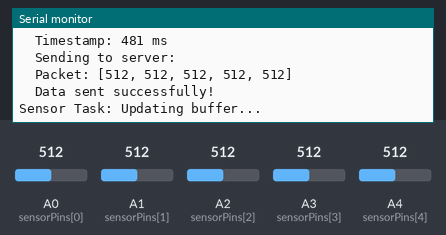
A sketch run on a simulated Arduino Uno, built with avr-gcc and run on an emulated ATmega328P. Shown: the last lines printed to the serial monitor. The test bench sets the inputs (shaded band); at power-on: A0 (sensorPins[0]) = 512, A1 (sensorPins[1]) = 512, A2 (sensorPins[2]) = 512, A3 (sensorPins[3]) = 512, A4 (sensorPins[4]) = 512.

Above: at 1.2 s.
1.3 s: A0 (sensorPins[0]) set to 111
At 2.22 s:
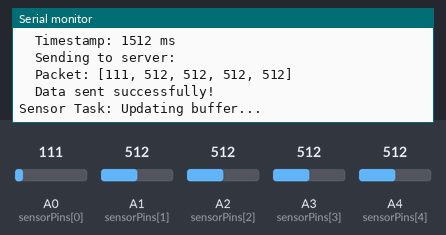
2.8 s: A0 (sensorPins[0]) set to 90
At 3.75 s:
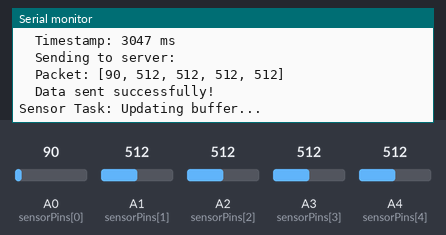
5.9 s: A1 (sensorPins[1]) set to 105
At 6.81 s:
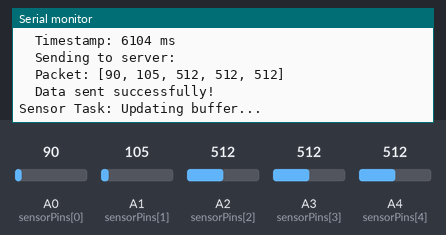
9.0 s: A1 (sensorPins[1]) set to 89
At 9.86 s:
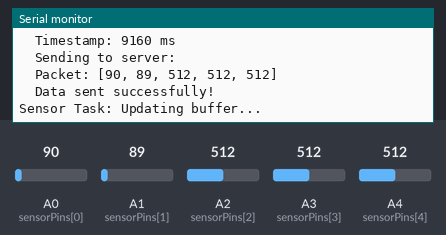
12.1 s: A2 (sensorPins[2]) set to 104
At 12.92 s:
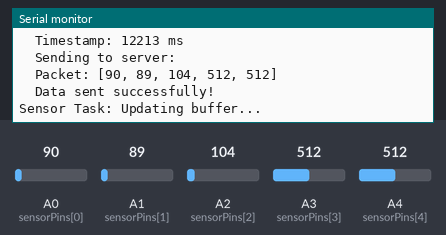
15.2 s: A2 (sensorPins[2]) set to 92
At 15.97 s:
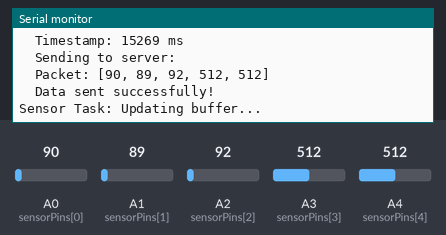
Timing chart, 0 to 17.7 s (numbered marks = the images above; inputs shaded):
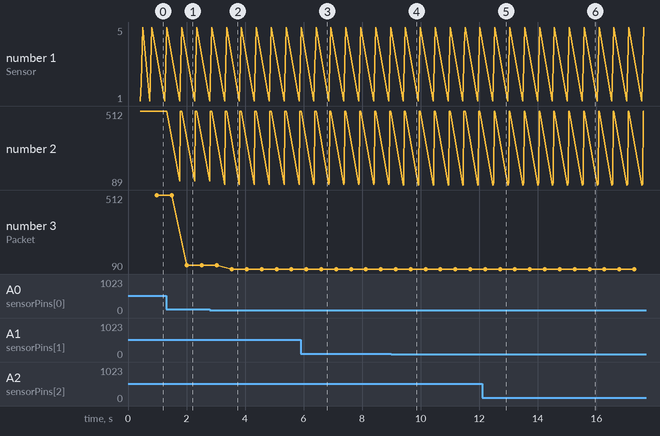

The sketch:

nomor3.ino
```cpp
// Program Dual Task System dengan Shared Data Buffer
// Task Sensor: Membaca 5 sensor dan menyimpan ke shared buffer
// Task Communication: Mengambil data dari buffer dan mengirim ke server

const int SENSOR_COUNT = 5;
const int sensorPins[SENSOR_COUNT] = {A0, A1, A2, A3, A4};

// Shared Data Buffer
struct SharedDataBuffer {
  int sensorValues[SENSOR_COUNT];
  unsigned long timestamp;
  bool dataReady;
} sharedDataBuffer;

// Timing variables
unsigned long lastSensorRead = 0;
unsigned long lastCommSend = 0;

const unsigned long SENSOR_INTERVAL = 200;  // Interval pembacaan sensor (ms)
const unsigned long COMM_INTERVAL = 500;     // Interval pengiriman komunikasi (ms)

void setup() {
  Serial.begin(9600);

  // Inisialisasi pin sensor
  for (int i = 0; i < SENSOR_COUNT; i++) {
    pinMode(sensorPins[i], INPUT);
  }

  // Inisialisasi shared buffer
  sharedDataBuffer.dataReady = false;
  sharedDataBuffer.timestamp = 0;

  Serial.println("=== Dual Task System Started ===");
  Serial.println("Task Sensor: Reading 5 sensors");
  Serial.println("Task Communication: Sending to server");
  Serial.println("================================\n");
}

void loop() {
  // Task Sensor: Membaca data dari 5 sensor
  taskSensor();

  // Task Communication: Mengirim data ke server
  taskCommunication();
}

// Task Sensor: Membaca data dari sensor dan menyimpan ke shared buffer
void taskSensor() {
  unsigned long currentTime = millis();

  if (currentTime - lastSensorRead >= SENSOR_INTERVAL) {
    Serial.println("Sensor Task: Updating buffer...");

    // Baca semua sensor
    for (int i = 0; i < SENSOR_COUNT; i++) {
      sharedDataBuffer.sensorValues[i] = analogRead(sensorPins[i]);
      delay(40); // Simulasi waktu pembacaan 40ms per sensor
    }

    // Update metadata buffer
    sharedDataBuffer.timestamp = currentTime;
    sharedDataBuffer.dataReady = true;

    // Tampilkan data yang dibaca
    Serial.print("  Data read at: ");
    Serial.print(currentTime);
    Serial.println(" ms");

    for (int i = 0; i < SENSOR_COUNT; i++) {
      Serial.print("  Sensor ");
      Serial.print(i + 1);
      Serial.print(": ");
      Serial.println(sharedDataBuffer.sensorValues[i]);
    }

    Serial.println("  Buffer updated successfully!\n");

    lastSensorRead = currentTime;
  }
}

// Task Communication: Mengambil data dari shared buffer dan mengirim ke server
void taskCommunication() {
  unsigned long currentTime = millis();

  if (currentTime - lastCommSend >= COMM_INTERVAL) {
    Serial.println("Communication Task: Sending data...");

    // Cek apakah ada data yang siap dikirim
    if (sharedDataBuffer.dataReady) {
      // Simulasi pengiriman data ke server
      Serial.println("  Retrieving data from shared buffer...");
      Serial.print("  Timestamp: ");
      Serial.print(sharedDataBuffer.timestamp);
      Serial.println(" ms");

      Serial.println("  Sending to server:");
      Serial.print("  Packet: [");
      for (int i = 0; i < SENSOR_COUNT; i++) {
        Serial.print(sharedDataBuffer.sensorValues[i]);
        if (i < SENSOR_COUNT - 1) {
          Serial.print(", ");
        }
      }
      Serial.println("]");

      delay(40); // Simulasi waktu pengiriman

      Serial.println("  Data sent successfully!");

      // Reset flag setelah data dikirim (opsional)
      // sharedDataBuffer.dataReady = false;
    } else {
      Serial.println("  No data available in buffer!");
    }

    Serial.println();
    lastCommSend = currentTime;
  }
}
```

nomor2.ino
```cpp
/*
 * DHT11.h - Library untuk membaca Humidity dan Temperature dari DHT11 Sensor
 * Dibuat berdasarkan Communication Protocol DHT11
 *
 * Protocol Communication DHT11:
 * 1. Start Signal: MCU pull low minimal 18ms, kemudian pull up
 * 2. Response: DHT11 pull low 54us, lalu high 80us
 * 3. Data: 40-bit (5 byte) = Humidity Int + Humidity Dec + Temp Int + Temp Dec + Checksum
 * 4. Bit Encoding:
 *    - Bit '0': 54us low + 24us high
 *    - Bit '1': 54us low + 70us high
 */

#ifndef DHT11_H
#define DHT11_H

#include <Arduino.h>

// Definisi konstanta timing berdasarkan datasheet DHT11
#define DHT11_START_SIGNAL_LOW  18000  // Minimum 18ms start signal (dalam microseconds)
#define DHT11_START_SIGNAL_HIGH 40     // Pull up delay 20-40us
#define DHT11_TIMEOUT           1000   // Timeout untuk pembacaan (dalam microseconds)
#define DHT11_DATA_BITS         40     // Total 40 bit data
#define DHT11_MIN_INTERVAL      2000   // Minimum sampling interval 2 detik (dalam ms)

// Enum untuk status pembacaan
enum DHT11_Status {
  DHT11_OK = 0,              // Pembacaan berhasil
  DHT11_ERROR_TIMEOUT,       // Timeout saat menunggu response
  DHT11_ERROR_CHECKSUM,      // Checksum tidak valid
  DHT11_ERROR_TOO_FAST       // Sampling terlalu cepat (< 2 detik)
};

class DHT11 {
private:
  uint8_t _pin;                    // Pin data DHT11
  unsigned long _lastReadTime;     // Waktu pembacaan terakhir

  // Data sensor yang dibaca (5 byte)
  uint8_t _data[5];                // [0]=RH_Int, [1]=RH_Dec, [2]=Temp_Int, [3]=Temp_Dec, [4]=Checksum

  float _humidity;                 // Humidity dalam percentage
  float _temperature;              // Temperature dalam Celsius
  DHT11_Status _status;            // Status pembacaan terakhir

  /*
   * Fungsi untuk mengirim start signal ke DHT11
   * Protocol: Pull low minimal 18ms, kemudian pull high
   */
  void sendStartSignal();

  /*
   * Fungsi untuk menunggu response dari DHT11
   * Response: DHT11 pull low 54us, kemudian high 80us
   * Return: true jika response valid, false jika timeout
   */
  bool waitForResponse();

  /*
   * Fungsi untuk membaca 1 bit dari DHT11
   * Bit '0': 54us low + 24us high (total ~78us high time)
   * Bit '1': 54us low + 70us high (total ~124us high time)
   * Return: 0 atau 1
   */
  uint8_t readBit();

  /*
   * Fungsi untuk membaca 1 byte (8 bit) dari DHT11
   * Return: byte value (0-255)
   */
  uint8_t readByte();

  /*
   * Fungsi untuk menunggu pin menjadi LOW atau HIGH dengan timeout
   * Parameter: state (LOW/HIGH), timeout dalam microseconds
   * Return: true jika berhasil, false jika timeout
   */
  bool waitForPinState(uint8_t state, unsigned long timeout);

public:
  /*
   * Constructor - Inisialisasi DHT11 dengan pin tertentu
   * Parameter: pin - nomor pin digital Arduino yang terhubung ke DHT11
   */
  DHT11(uint8_t pin);

  /*
   * Fungsi untuk memulai komunikasi dengan DHT11
   * Harus dipanggil di setup()
   */
  void begin();

  /*
   * Fungsi utama untuk membaca data dari DHT11
   * Mengikuti protocol communication:
   * 1. Kirim start signal
   * 2. Tunggu response
   * 3. Baca 40 bit data (5 byte)
   * 4. Verifikasi checksum
   *
   * Return: DHT11_Status (OK, ERROR_TIMEOUT, ERROR_CHECKSUM, ERROR_TOO_FAST)
   */
  DHT11_Status read();

  /*
   * Getter untuk humidity dalam percentage (%)
   * Return: float (20.0 - 90.0%)
   */
  float getHumidity();

  /*
   * Getter untuk temperature dalam Celsius (°C)
   * Return: float (0.0 - 50.0°C)
   */
  float getTemperature();

  /*
   * Getter untuk temperature dalam Fahrenheit (°F)
   * Konversi: F = C * 9/5 + 32
   * Return: float (32.0 - 122.0°F)
   */
  float getTemperatureF();

  /*
   * Getter untuk status pembacaan terakhir
   * Return: DHT11_Status enum
   */
  DHT11_Status getStatus();

  /*
   * Fungsi untuk mendapatkan string keterangan status
   * Return: String deskripsi status
   */
  String getStatusString();
};

#endif // DHT11_H
```

nomor4.ino
```cpp
/*
 * DHT11.h - Library untuk membaca Humidity dan Temperature dari DHT11 Sensor
 * Dibuat berdasarkan Communication Protocol DHT11
 *
 * Protocol Communication DHT11:
 * 1. Start Signal: MCU pull low minimal 18ms, kemudian pull up
 * 2. Response: DHT11 pull low 54us, lalu high 80us
 * 3. Data: 40-bit (5 byte) = Humidity Int + Humidity Dec + Temp Int + Temp Dec + Checksum
 * 4. Bit Encoding:
 *    - Bit '0': 54us low + 24us high
 *    - Bit '1': 54us low + 70us high
 */

#ifndef DHT11_H
#define DHT11_H

#include <Arduino.h>

// Definisi konstanta timing berdasarkan datasheet DHT11
#define DHT11_START_SIGNAL_LOW  18000  // Minimum 18ms start signal (dalam microseconds)
#define DHT11_START_SIGNAL_HIGH 40     // Pull up delay 20-40us
#define DHT11_TIMEOUT           1000   // Timeout untuk pembacaan (dalam microseconds)
#define DHT11_DATA_BITS         40     // Total 40 bit data
#define DHT11_MIN_INTERVAL      2000   // Minimum sampling interval 2 detik (dalam ms)

// Enum untuk status pembacaan
enum DHT11_Status {
  DHT11_OK = 0,              // Pembacaan berhasil
  DHT11_ERROR_TIMEOUT,       // Timeout saat menunggu response
  DHT11_ERROR_CHECKSUM,      // Checksum tidak valid
  DHT11_ERROR_TOO_FAST       // Sampling terlalu cepat (< 2 detik)
};

class DHT11 {
private:
  uint8_t _pin;                    // Pin data DHT11
  unsigned long _lastReadTime;     // Waktu pembacaan terakhir

  // Data sensor yang dibaca (5 byte)
  uint8_t _data[5];                // [0]=RH_Int, [1]=RH_Dec, [2]=Temp_Int, [3]=Temp_Dec, [4]=Checksum

  float _humidity;                 // Humidity dalam percentage
  float _temperature;              // Temperature dalam Celsius
  DHT11_Status _status;            // Status pembacaan terakhir

  /*
   * Fungsi untuk mengirim start signal ke DHT11
   * Protocol: Pull low minimal 18ms, kemudian pull high
   */
  void sendStartSignal();

  /*
   * Fungsi untuk menunggu response dari DHT11
   * Response: DHT11 pull low 54us, kemudian high 80us
   * Return: true jika response valid, false jika timeout
   */
  bool waitForResponse();

  /*
   * Fungsi untuk membaca 1 bit dari DHT11
   * Bit '0': 54us low + 24us high (total ~78us high time)
   * Bit '1': 54us low + 70us high (total ~124us high time)
   * Return: 0 atau 1
   */
  uint8_t readBit();

  /*
   * Fungsi untuk membaca 1 byte (8 bit) dari DHT11
   * Return: byte value (0-255)
   */
  uint8_t readByte();

  /*
   * Fungsi untuk menunggu pin menjadi LOW atau HIGH dengan timeout
   * Parameter: state (LOW/HIGH), timeout dalam microseconds
   * Return: true jika berhasil, false jika timeout
   */
  bool waitForPinState(uint8_t state, unsigned long timeout);

public:
  /*
   * Constructor - Inisialisasi DHT11 dengan pin tertentu
   * Parameter: pin - nomor pin digital Arduino yang terhubung ke DHT11
   */
  DHT11(uint8_t pin);

  /*
   * Fungsi untuk memulai komunikasi dengan DHT11
   * Harus dipanggil di setup()
   */
  void begin();

  /*
   * Fungsi utama untuk membaca data dari DHT11
   * Mengikuti protocol communication:
   * 1. Kirim start signal
   * 2. Tunggu response
   * 3. Baca 40 bit data (5 byte)
   * 4. Verifikasi checksum
   *
   * Return: DHT11_Status (OK, ERROR_TIMEOUT, ERROR_CHECKSUM, ERROR_TOO_FAST)
   */
  DHT11_Status read();

  /*
   * Getter untuk humidity dalam percentage (%)
   * Return: float (20.0 - 90.0%)
   */
  float getHumidity();

  /*
   * Getter untuk temperature dalam Celsius (°C)
   * Return: float (0.0 - 50.0°C)
   */
  float getTemperature();

  /*
   * Getter untuk temperature dalam Fahrenheit (°F)
   * Konversi: F = C * 9/5 + 32
   * Return: float (32.0 - 122.0°F)
   */
  float getTemperatureF();

  /*
   * Getter untuk status pembacaan terakhir
   * Return: DHT11_Status enum
   */
  DHT11_Status getStatus();

  /*
   * Fungsi untuk mendapatkan string keterangan status
   * Return: String deskripsi status
   */
  String getStatusString();
};

#endif // DHT11_H
```

Measured:
- after the input at 1.3 s, the serial monitor: prints a new line after 0.46 s (image 1)
- after the input at 2.8 s, the serial monitor: prints a new line after 0.50 s (image 2)
- after the input at 5.9 s, the serial monitor: prints a new line after 0.47 s (image 3)
- after the input at 9.0 s, the serial monitor: prints a new line after 0.43 s (image 4)
- after the input at 12.1 s, the serial monitor: prints a new line after 0.40 s (image 5)
- after the input at 15.2 s, the serial monitor: prints a new line after 0.36 s (image 6)
- plotted number 2: 512 → 111 after the input at 1.3 s
- plotted number 3: 512 → 111 after the input at 1.3 s, 111 → 90 after the input at 2.8 s
